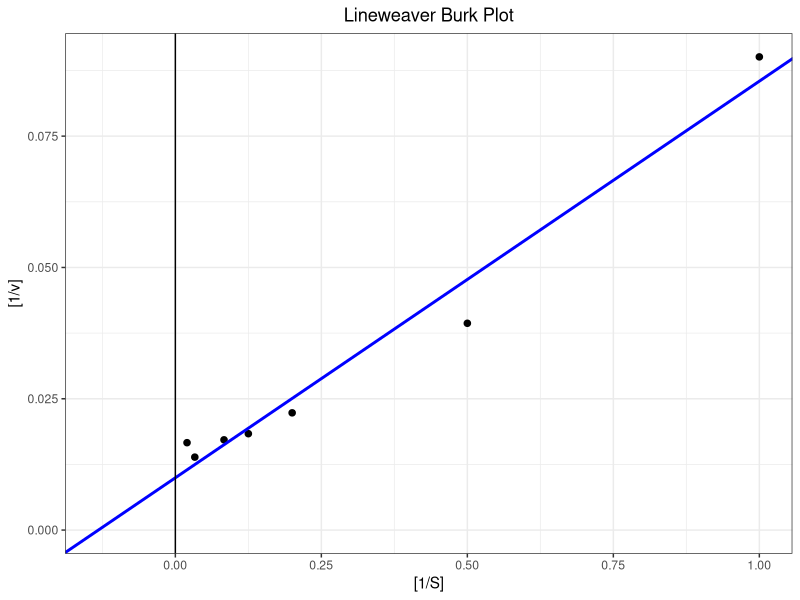

This chart was generated by the following R code:
## Test data
S <- c(0,1,2,5,8,12,30,50)                 #0's no longer need to be removed 
V <- c(0,11.1,25.4,44.8,54.5,58.2,72.0,60.1)

#Alternative Test Data
#S <- c(2.5,3.5,5,10,20,50)
#V <- c(32.3,40,50.8,72,87.7,115.4)

## Read in to a data frame
ReadIn <- function(S, V){
  Inv.V <- 1/V # Lineweaver-Burk (y)
  Inv.S <- 1/S #Lineweaver-Burk (x)
  V.div.S <- V/S # Eadie-Hofstee
  S.div.V <- S/V # Hanes-Woolf
  enz.data <- data.frame(S, V, Inv.V, Inv.S, V.div.S, S.div.V) # read into df
  enz.data <- enz.data[order(S),]
  names(enz.data)[3] <- "1/V"
  names(enz.data)[4] <- "1/S"
  names(enz.data)[5] <- "V/S"
  names(enz.data)[6] <- "S/V"
  return(enz.data)
}
enz.data <- ReadIn(S, V)



#### Lineweaver-Burke Plot Function ####

LineweaverBurk <- function(enz.data) {
  
  library(ggplot2)
  
 
  if (enz.data[1,1]==0 && enz.data[1,2]==0) enz.data<-enz.data[-1,]    # if the first measurement S or V is the enz.data dataframe is equal to 0, the whole row gets deleted because the linear model cannot deal with values that are NA/NaN/Inf
                                                                       #which is what you get if you try and divide things by 0 
  
 
  LBdata<-data.frame(enz.data[,4],enz.data[,3])
  
   LBmodel <- lm(enz.data[,3] ~ enz.data[,4]) 
   Y.intercept <- c(0, LBmodel$coefficients[[1]])
   X.intercept <- c(-LBmodel$coefficients[[1]]/LBmodel$coefficients[[2]], 0)

   LBplot <-  ggplot(LBdata, aes(x=enz.data[,4] , y=enz.data[,3])) +
    
    geom_point(size=3, shape=20) +
    
    ggtitle("Lineweaver Burk Plot") +
    xlab("[1/S]") +
    ylab("[1/v]") +
    xlim(X.intercept[1], max(enz.data[,4])) +
    ylim(0, max(enz.data[,3])) +
    theme_bw()+
    theme(plot.title = element_text(hjust=0.5))+
    
    geom_abline(intercept = LBmodel$coefficients[[1]], slope = LBmodel$coefficients[[2]], color = "blue", size = 1)+
    geom_vline(xintercept = 0, size=0.5)
    
  return (LBplot)
}

#PRINT

LineweaverBurk(enz.data)

# LB formula  -Gives the equation of the line as well as the x and y intercepts  

LB.formula <- function(enz.data){
  if (enz.data[1,1]==0 && enz.data[1,2]==0) enz.data<-enz.data[-1,] #again, we have to get rid of any 0 values because it can't make a model when there are NA/NaN/Inf values in 'x'
  LBmodel <- lm(enz.data[,3] ~ enz.data[,4]) 
  LB.Y.intercept <- paste("y intercept = (", 0,", ", (signif(LBmodel$coefficients[[1]], 3)), ")", collapse="", sep="")
  LB.X.intercept <- paste("x intercept = (", signif(c(-LBmodel$coefficients[[1]]/LBmodel$coefficients[[2]]), 3), ", ", 0, ")", collapse="", sep="")
  LB.equation <- paste("y = ", (signif(LBmodel$coefficients[[2]], 3)), "x + ", (signif(LBmodel$coefficients[[1]], 3)), collapse="", sep="")
  LB.data <- c(LB.X.intercept, LB.Y.intercept, LB.X.intercept, LB.equation)
  return(LB.data)
}

#PRINT
LB.formula(enz.data)
